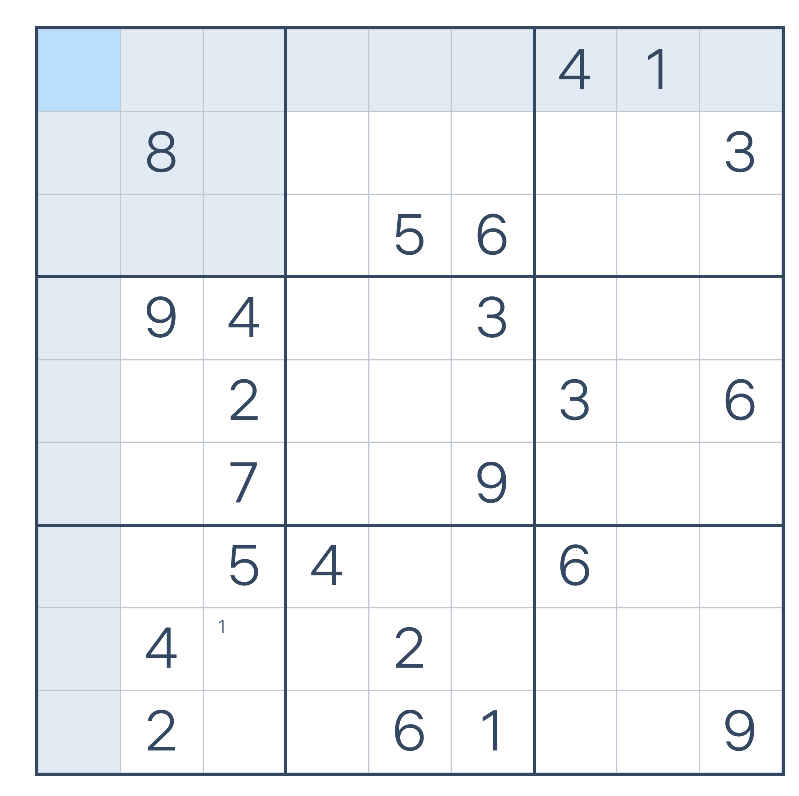
#> input picture sudoku_solver_project/sudoku_solver_project/assets/sample_input.png, 799 x 796 px
$ python build_templates_from_sample.py
#> lines starting #> are read from the running program, lines starting #| are printed output that depends on the picture; after the words box and inside, x2 and y2 are one past the last pixel; in counts of white or black regions, pixels touching at a corner belong together
from __future__ import annotations

from pathlib import Path

import cv2
import numpy as np

PROJECT_ROOT = Path(__file__).resolve().parent.parent
SAMPLE_PATH = PROJECT_ROOT / 'assets' / 'sample_input.png'
OUTPUT_DIR = PROJECT_ROOT / 'assets' / 'templates'
WARP_SIZE = 900
KNOWN_DIGITS = {
    (0, 6): 4, (0, 7): 1,
    (1, 1): 8, (1, 8): 3,
    (2, 4): 5, (2, 5): 6,
    (3, 1): 9, (3, 2): 4, (3, 5): 3,
    (4, 2): 2, (4, 6): 3, (4, 8): 6,
    (5, 2): 7, (5, 5): 9,
    (6, 2): 5, (6, 3): 4, (6, 6): 6,
    (7, 1): 4, (7, 4): 2,
    (8, 1): 2, (8, 4): 6, (8, 5): 1, (8, 8): 9,
}


def order_points(points: np.ndarray) -> np.ndarray:
    rect = np.zeros((4, 2), dtype='float32')
    sums = points.sum(axis=1)
    diffs = np.diff(points, axis=1)
    rect[0] = points[np.argmin(sums)]
    rect[2] = points[np.argmax(sums)]
    rect[1] = points[np.argmin(diffs)]
    rect[3] = points[np.argmax(diffs)]
    return rect


def extract_glyph(cell_image: np.ndarray) -> np.ndarray | None:
    gray = cv2.cvtColor(cell_image, cv2.COLOR_BGR2GRAY)
    inner = gray[12:88, 12:88]
    _, threshold = cv2.threshold(inner, 0, 255, cv2.THRESH_BINARY_INV + cv2.THRESH_OTSU)
    threshold = cv2.morphologyEx(threshold, cv2.MORPH_OPEN, np.ones((2, 2), np.uint8))
    contours, _ = cv2.findContours(threshold, cv2.RETR_EXTERNAL, cv2.CHAIN_APPROX_SIMPLE)

    boxes = []
    for contour in contours:
        x, y, width, height = cv2.boundingRect(contour)
        area = width * height
        if area < 80 or height < 18 or width < 5:
            continue
        boxes.append((x, y, width, height))

    if not boxes:
        return None

    x1 = min(item[0] for item in boxes)
    y1 = min(item[1] for item in boxes)
    x2 = max(item[0] + item[2] for item in boxes)
    y2 = max(item[1] + item[3] for item in boxes)

    glyph = threshold[y1:y2, x1:x2]
    height, width = glyph.shape
    side = max(height, width) + 20
    canvas = np.zeros((side, side), dtype=np.uint8)
    y_offset = (side - height) // 2
    x_offset = (side - width) // 2
    canvas[y_offset:y_offset + height, x_offset:x_offset + width] = glyph
    normalized = cv2.resize(canvas, (64, 64), interpolation=cv2.INTER_AREA)
    _, normalized = cv2.threshold(normalized, 127, 255, cv2.THRESH_BINARY)
    return normalized


def main() -> None:
    image = cv2.imread(str(SAMPLE_PATH))
#> image is the input picture: shape (796, 799, 3); mean B, G, R 245.1, 241.9, 238.7
    if image is None:
        raise FileNotFoundError(f'Не найден sample input: {SAMPLE_PATH}')

    gray = cv2.cvtColor(image, cv2.COLOR_BGR2GRAY)
    threshold = cv2.adaptiveThreshold(
        gray,
        255,
        cv2.ADAPTIVE_THRESH_GAUSSIAN_C,
        cv2.THRESH_BINARY_INV,
        11,
        2,
    )
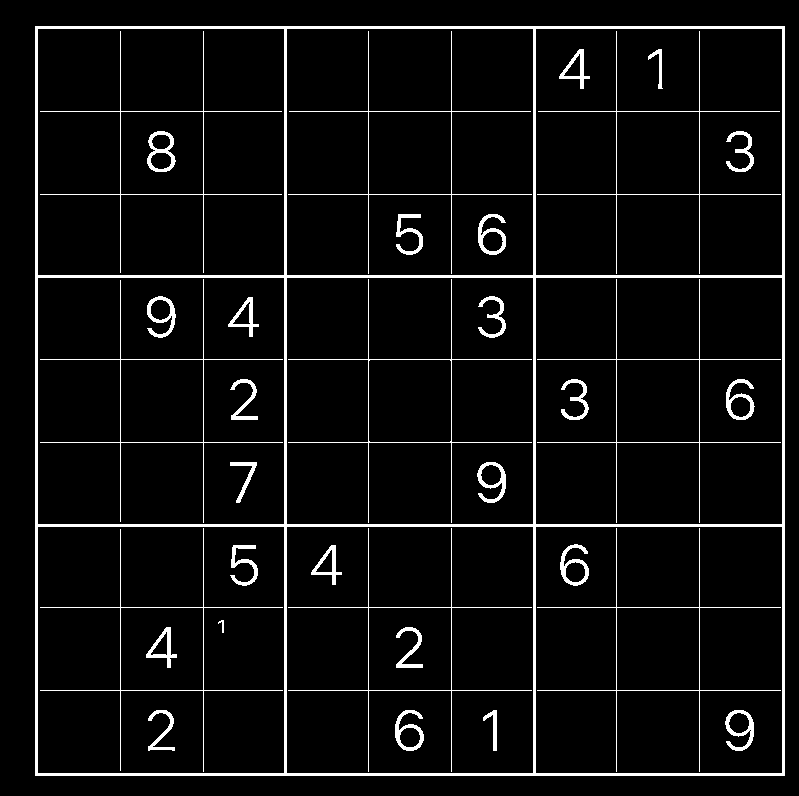
#> threshold: shape (796, 799); 5.5% white; 34 white regions, largest, box (x1, y1, x2, y2) and area: (35, 26, 785, 776) 17856, (288, 279, 532, 523) 976, (537, 279, 781, 523) 972
    contours, _ = cv2.findContours(threshold, cv2.RETR_EXTERNAL, cv2.CHAIN_APPROX_SIMPLE)
#> contours = [[[35, 26], [35, 775], [784, 775], [784, 26]]]
    contour = max(
        (cnt for cnt in contours if len(cv2.approxPolyDP(cnt, 0.02 * cv2.arcLength(cnt, True), True)) == 4),
        key=cv2.contourArea,
    )
#> contour = [[35, 26], [35, 775], [784, 775], [784, 26]]
    polygon = cv2.approxPolyDP(contour, 0.02 * cv2.arcLength(contour, True), True).reshape(4, 2).astype('float32')
#> polygon = [[35, 26], [35, 775], [784, 775], [784, 26]]
    matrix = cv2.getPerspectiveTransform(
        order_points(polygon),
        np.array([[0, 0], [WARP_SIZE - 1, 0], [WARP_SIZE - 1, WARP_SIZE - 1], [0, WARP_SIZE - 1]], dtype='float32'),
    )
#> in order_points, `sums = points.sum(axis=1)`: sums = [61, 810, 1559, 810]
#> in order_points, `diffs = np.diff(points, axis=1)`: diffs = [-9, 740, -9, -758]
#> matrix = [[1.2, 1.13e-17, -42.01], [4.53e-18, 1.2, -31.21], [1.79e-19, -1.69e-19, 1]]
    warped = cv2.warpPerspective(image, matrix, (WARP_SIZE, WARP_SIZE))
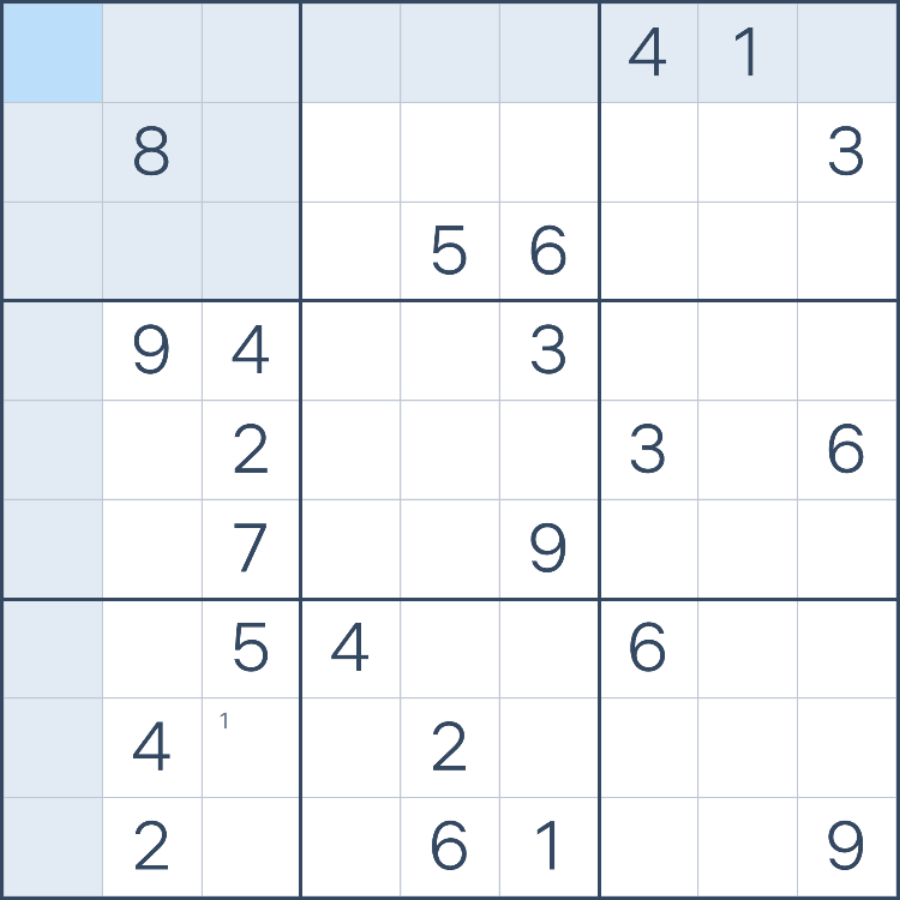
#> warped: shape (900, 900, 3); mean B, G, R 243.9, 240.2, 236.6

    cell_size = WARP_SIZE // 9
    grouped: dict[int, list[np.ndarray]] = {digit: [] for digit in range(1, 10)}
    for (row, col), digit in KNOWN_DIGITS.items():
        cell = warped[row * cell_size:(row + 1) * cell_size, col * cell_size:(col + 1) * cell_size]
        glyph = extract_glyph(cell)
        if glyph is not None:
            grouped[digit].append(glyph)
#> this loop made 23 passes
#> pass 1, in extract_glyph, `gray = cv2.cvtColor(cell_image, cv2.COLOR_BGR2GRAY)`:
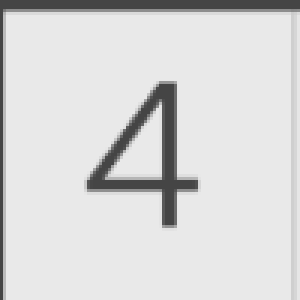
#> gray: shape (100, 100) (shown 3 times larger); min 69, max 233, mean 216.2
#> pass 1, in extract_glyph, `inner = gray[12:88, 12:88]`:
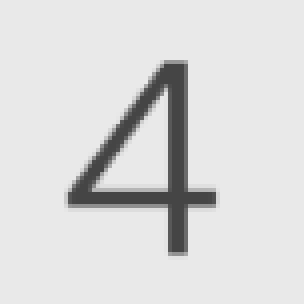
#> inner: shape (76, 76) (shown 4 times larger); min 69, max 233, mean 218.6
#> pass 1, in extract_glyph, `_, threshold = cv2.threshold(inner, 0, 255, cv2.THRESH_BINARY_INV + cv..`:
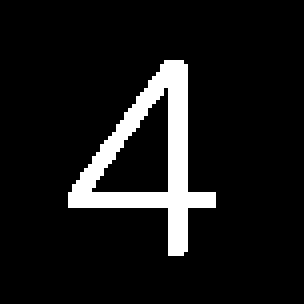
#> threshold: shape (76, 76) (shown 4 times larger); 9.2% white; 1 white region, box (x1, y1, x2, y2) and area: (17, 15, 54, 64) 531
#> after the loop:
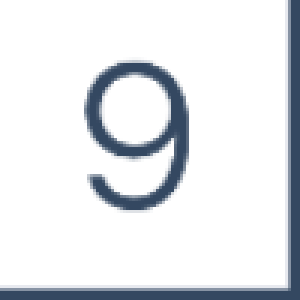
#> cell: shape (100, 100, 3) (shown 3 times larger); mean B, G, R 233.5, 230, 227.3

    OUTPUT_DIR.mkdir(parents=True, exist_ok=True)
    for digit, glyphs in grouped.items():
        if not glyphs:
            continue
        average = np.mean(np.stack(glyphs, axis=0), axis=0).astype('uint8')
        _, average = cv2.threshold(average, 127, 255, cv2.THRESH_BINARY)
        cv2.imwrite(str(OUTPUT_DIR / f'{digit}.png'), average)
#> this loop made 9 passes
#> pass 2, in main, `cv2.imwrite(str(OUTPUT_DIR / f'{digit}.png'), average)`:
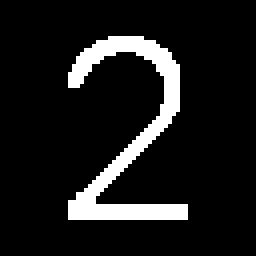
#> saved as 2.png: shape (64, 64) (shown 4 times larger); 10.3% white; 1 white region, box (x1, y1, x2, y2) and area: (17, 9, 47, 55) 423

    print(f'Шаблоны сохранены в: {OUTPUT_DIR}')


if __name__ == '__main__':
    main()
